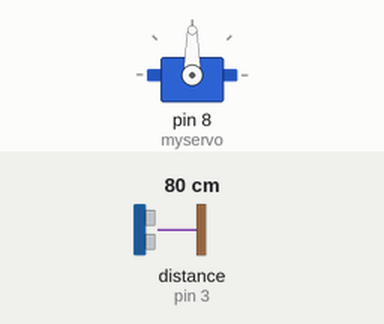
The sketch below on a simulated Arduino Uno, built with avr-gcc and run on an emulated ATmega328P. Shown: servo. Wiring (inferred from the names in the program): ultrasonic range finder: trigger pin 2; echo pin 3. The inputs (shaded band) are chosen by the test bench; at power-on: distance to the obstacle (sensor on pin 3) 80 cm. The echo pulse lasts 58.3 µs per cm; what the sketch prints to the serial monitor is not drawn.

Above: at 1.3 s.
1.4 s: distance to the obstacle (sensor on pin 3) set to 6 cm
2.9 s: distance to the obstacle (sensor on pin 3) set to 3 cm
At 3.8 s:
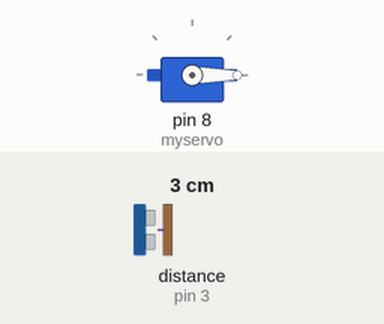
5.9 s: distance to the obstacle (sensor on pin 3) set to 9 cm
At 7.2 s:
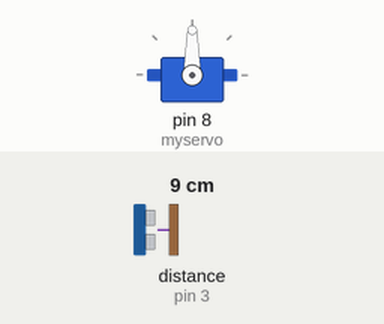
7.5 s: distance to the obstacle (sensor on pin 3) set to 2 cm
At 10.6 s:
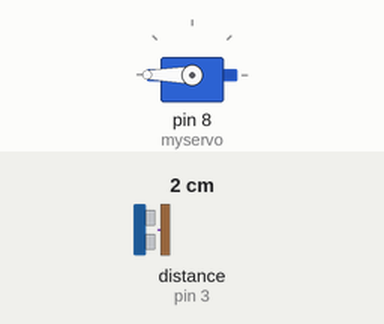
Timing chart, 0 to 11.5 s (numbered marks = the images above; inputs shaded):
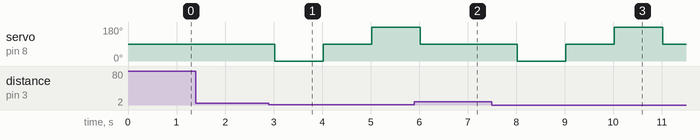

Measured:
- the behaviour switches between 5 and 4 cm on distance to the obstacle (sensor on pin 3) (found by bisection; images 0 and 1)
- after the input at 1.4 s, every drawn part: stays the same
- after the input at 2.9 s, servo on pin 8 (myservo): 90° → 0° after 0.12 s, → 90° 1.0 s later, → 180° 1.0 s later
- after the input at 5.9 s, servo on pin 8 (myservo): goes on until 6.0 s, then stays 90°
- after the input at 7.5 s, servo on pin 8 (myservo): 90° → 0° after 0.52 s, → 90° 1.0 s later, → 180° 1.0 s later, → 90° 1.0 s later

The sketch:

automatic_hand_sanitizer1.ino
```cpp
#include <Servo.h>

Servo myservo;
#define trigpin 2
#define echopin 3

float duration, distance;

void setup() {
  myservo.attach(8);
  Serial.begin(9600);
  pinMode(trigpin, OUTPUT);
  pinMode(echopin, INPUT);
}

void loop() {
  // Ultrasonic Sensor Trigger
  digitalWrite(trigpin, LOW);
  delayMicroseconds(2);
  digitalWrite(trigpin, HIGH);
  delayMicroseconds(10);
  digitalWrite(trigpin, LOW);

  // Measuring Echo Duration
  duration = pulseIn(echopin, HIGH);

  // Converting time to distance
  distance = (duration / 2) * 0.034; // Speed of sound = 343 m/s = 0.034 cm/µs

  Serial.print("Distance: ");

  // Checking if object is within range
  if (distance > 4 || distance < 2) {  // Changed condition
    Serial.println("Out of range");
    myservo.detach();
  } else {
    myservo.attach(8);
    myservo.write(0);
    delay(1000);
    myservo.write(90);
    delay(1000);
    myservo.write(180);
    delay(1000);
    myservo.write(90);

    Serial.print(distance);
    Serial.println(" cm");
    delay(500);
  }

  delay(500);
  myservo.detach();
}
```
